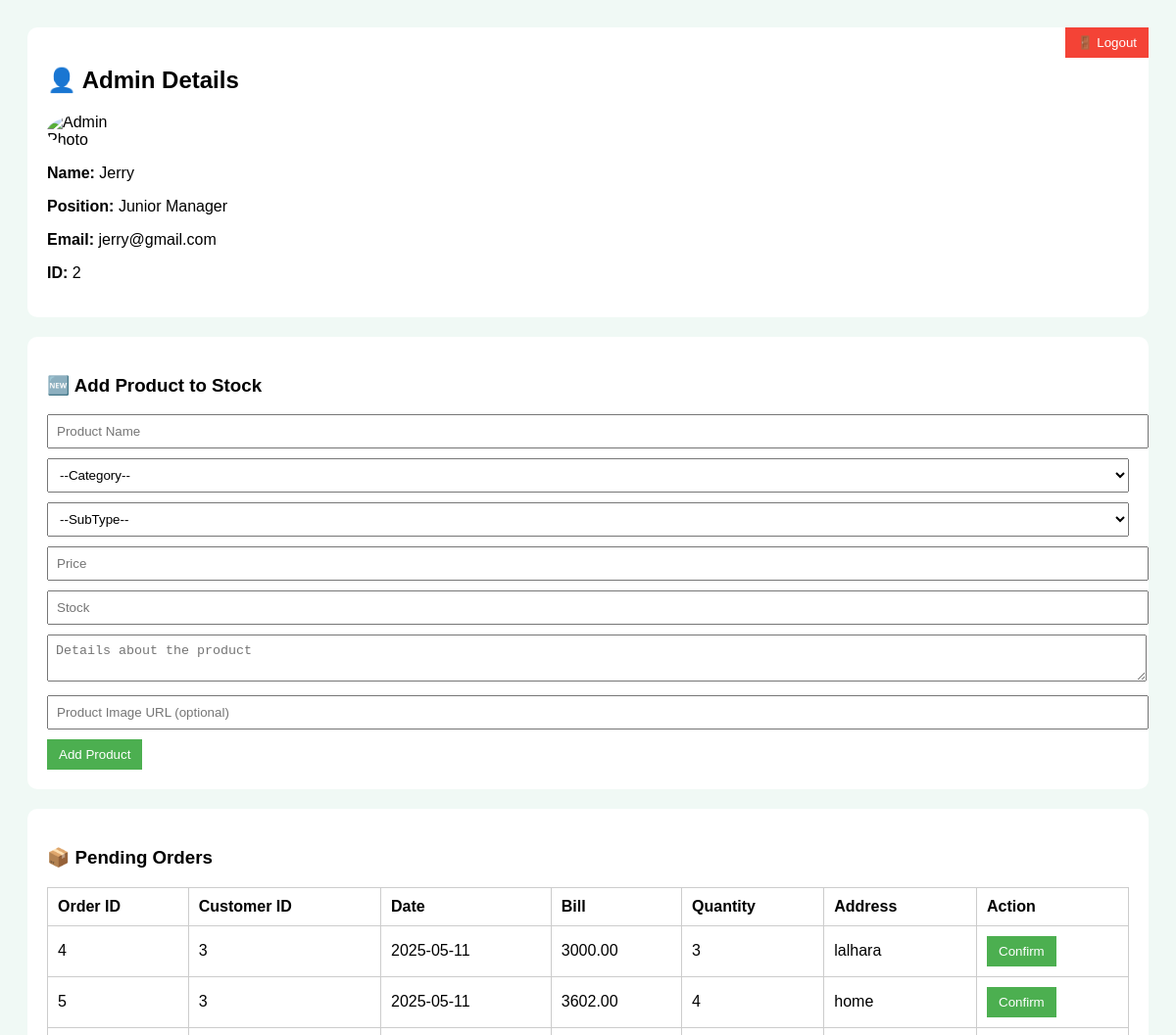
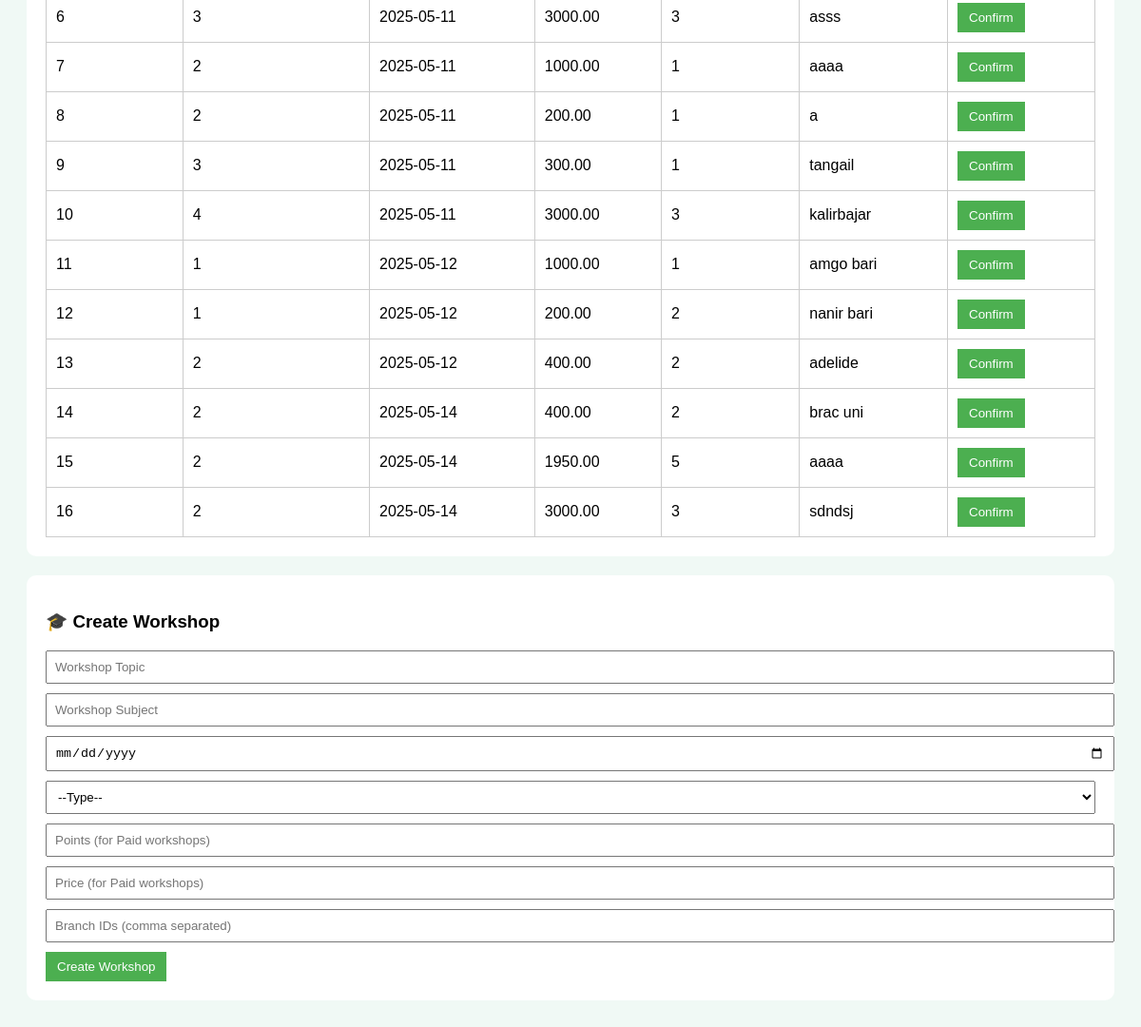
/admin_dashboard.php (signed in), run on the app's committed database (2 pictures, top to bottom).
### tables this page shows
CREATE TABLE `orders` (
  `ID` int(11) NOT NULL,
  `CustomerID` int(11) NOT NULL,
  `Product_Id` int(10) NOT NULL,
  `Date` date DEFAULT NULL,
  `Bill` decimal(10,2) DEFAULT NULL,
  `Count` int(11) DEFAULT NULL,
  `Address` varchar(100) NOT NULL
);

### admin_dashboard.php (the view, shortened to what this page needs)
<?php
$conn = new mysqli("localhost", "root", "", "ecogrow");
$admin = $_SESSION['admin'];
$admin_id = $admin['id'];
$orders = $conn->query("SELECT * FROM Orders WHERE ID NOT IN (SELECT OrderID FROM Admin_Confirms_Orders WHERE AdminID = $admin_id AND IsPending = 0)");
?>
<!DOCTYPE html>
<html>
<head>
</head>
<body>
<form method="post">
  <button class="logout" type="submit" name="logout">🚪 Logout</button>
</form>
<div class="profile">
  <h2>👤 Admin Details</h2>
  <img src="<?= htmlspecialchars($admin['photo']) ?>" alt="Admin Photo">
  <p><strong>Name:</strong> <?= htmlspecialchars($admin['name']) ?></p>
  <p><strong>Position:</strong> <?= htmlspecialchars($admin['position']) ?></p>
  <p><strong>Email:</strong> <?= htmlspecialchars($admin['email']) ?></p>
  <p><strong>ID:</strong> <?= htmlspecialchars($admin['id']) ?></p>
</div>
<div class="section">
  <h3>🆕 Add Product to Stock</h3>
  <form method="post">
    <input type="text" name="name" placeholder="Product Name" required>
    <select name="category" required>
      <option value="">--Category--</option>
    </select>
    <select name="subtype" required>
      <option value="">--SubType--</option>
    </select>
    <input type="number" step="0.01" name="price" placeholder="Price" required>
    <input type="number" name="stock" placeholder="Stock" required>
    <textarea name="details" placeholder="Details about the product"></textarea>
    <input type="text" name="photo_url" placeholder="Product Image URL (optional)">
    <button type="submit" name="add_product">Add Product</button>
  </form>
</div>
<div class="section">
  <h3>📦 Pending Orders</h3>
  <table>
    <tr>
      <th>Order ID</th>
      <th>Customer ID</th>
      <th>Date</th>
      <th>Bill</th>
      <th>Quantity</th>
      <th>Address</th>
      <th>Action</th>
    </tr>
    <?php while ($row = $orders->fetch_assoc()): ?>
      <tr>
        <td><?= $row['ID'] ?></td>
        <td><?= $row['CustomerID'] ?></td>
        <td><?= $row['Date'] ?></td>
        <td><?= $row['Bill'] ?></td>
        <td><?= $row['Count'] ?></td>
        <td><?= $row['Address'] ?></td>
        <td>
          <form method="post" style="margin:0;">
            <button type="submit" name="confirm_order">Confirm</button>
          </form>
        </td>
      </tr>
    <?php endwhile; ?>
  </table>
</div>
<div class="section">
  <h3>🎓 Create Workshop</h3>
  <form method="post">
    <input type="text" name="topic" placeholder="Workshop Topic" required>
    <input type="text" name="subject" placeholder="Workshop Subject">
    <input type="date" name="date" required>
    <select name="type" required>
      <option value="">--Type--</option>
    </select>
    <input type="number" name="points" placeholder="Points (for Paid workshops)">
    <input type="number" step="0.01" name="price_workshop" placeholder="Price (for Paid workshops)">
    <input type="text" name="branches" placeholder="Branch IDs (comma separated)">
    <button type="submit" name="create_workshop">Create Workshop</button>
  </form>
</div>
</body>
</html>

### admin_dashboard.php (style rules this page uses)
body { font-family: Arial; background: #f0f9f5; padding: 20px; }
.profile, .section { background: #fff; padding: 20px; margin-bottom: 20px; border-radius: 10px; }
img { max-width: 100px; border-radius: 50%; }
table { width: 100%; border-collapse: collapse; margin-top: 10px; }
table, th, td { border: 1px solid #ccc; }
th, td { padding: 10px; text-align: left; }
form input, form select, form textarea { width: 100%; padding: 8px; margin-bottom: 10px; }
button { padding: 8px 12px; background: #4caf50; color: white; border: none; cursor: pointer; }
.logout { float: right; background: #f44336; }

### data on the page
orders: ID "4", CustomerID "3", Date "2025-05-11", Bill "3000.00", Count "3", Address "lalhara"
orders: ID "5", CustomerID "3", Date "2025-05-11", Bill "3602.00", Count "4", Address "home"
orders: ID "6", CustomerID "3", Date "2025-05-11", Bill "3000.00", Count "3", Address "asss"
orders: ID "7", CustomerID "2", Date "2025-05-11", Bill "1000.00", Count "1", Address "aaaa"
orders: ID "8", CustomerID "2", Date "2025-05-11", Bill "200.00", Count "1", Address "a"
orders: ID "9", CustomerID "3", Date "2025-05-11", Bill "300.00", Count "1", Address "tangail"
orders: ID "10", CustomerID "4", Date "2025-05-11", Bill "3000.00", Count "3", Address "kalirbajar"
orders: ID "11", CustomerID "1", Date "2025-05-12", Bill "1000.00", Count "1", Address "amgo bari"
orders: ID "12", CustomerID "1", Date "2025-05-12", Bill "200.00", Count "2", Address "nanir bari"
orders: ID "13", CustomerID "2", Date "2025-05-12", Bill "400.00", Count "2", Address "adelide"
orders: ID "14", CustomerID "2", Date "2025-05-14", Bill "400.00", Count "2", Address "brac uni"
orders: ID "15", CustomerID "2", Date "2025-05-14", Bill "1950.00", Count "5", Address "aaaa"
orders: ID "16", CustomerID "2", Date "2025-05-14", Bill "3000.00", Count "3", Address "sdndsj"

### other printed values
$admin['name'] "Jerry"
$admin['position'] "Junior Manager"
$admin['email'] "jerry@gmail.com"
$admin['id'] "2"
